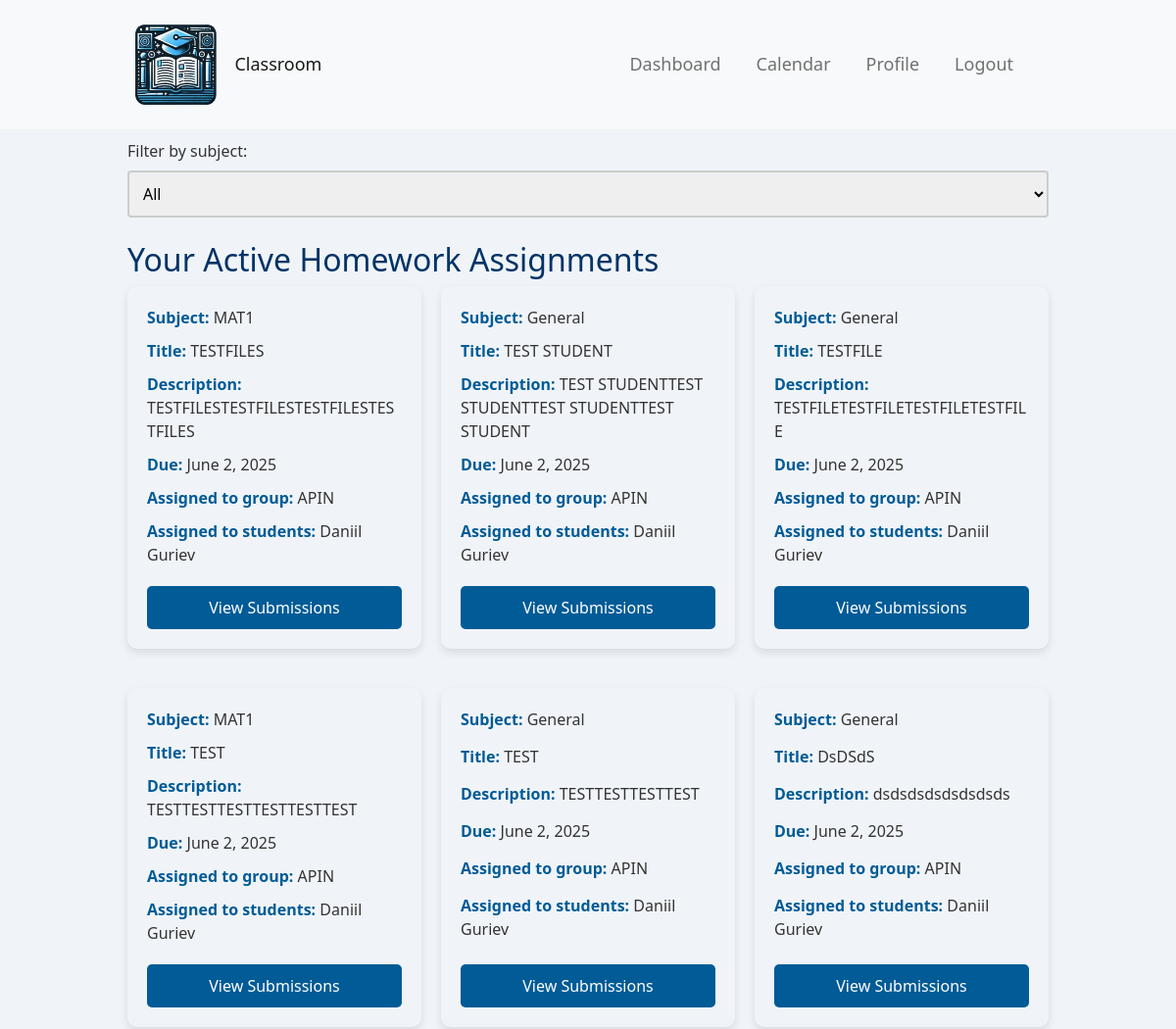
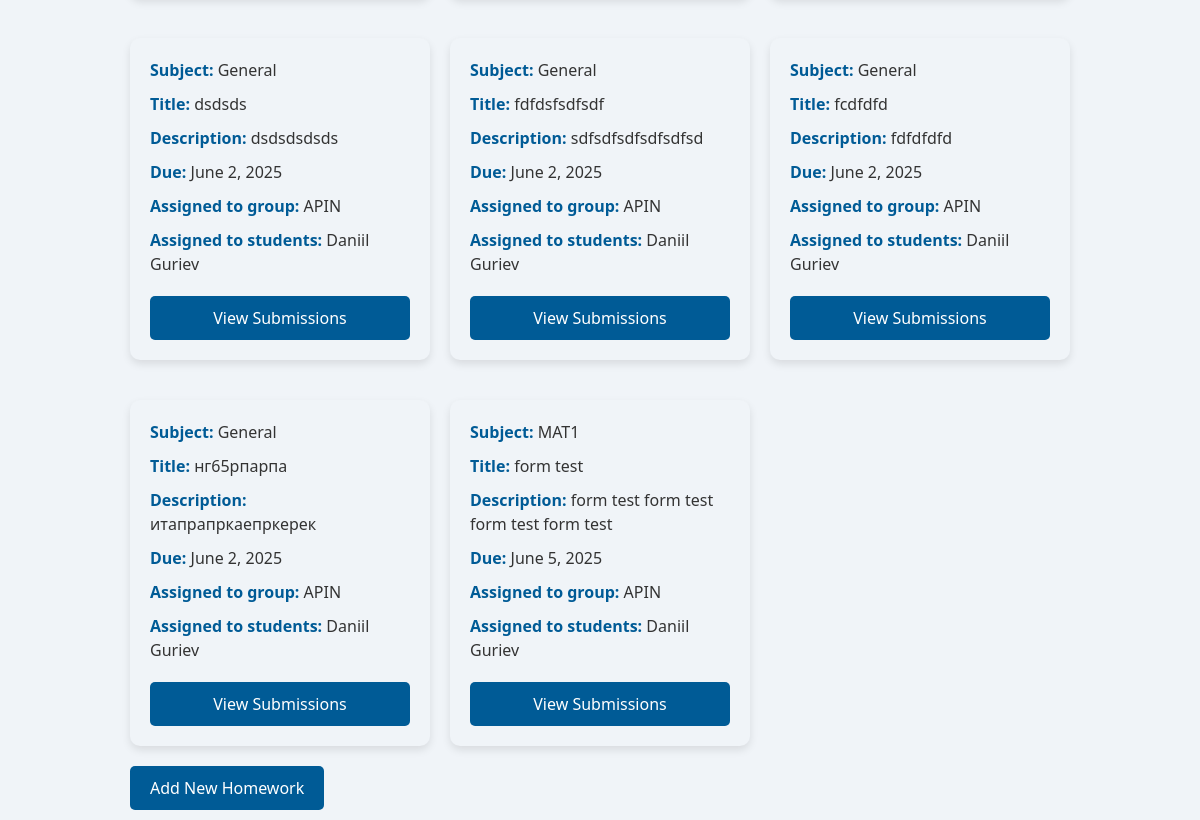
The page /dashboard/ (signed in) on the database its author committed (2 pictures, top to bottom).
### polls/models.py (models this page shows, shortened)
class Homework(models.Model):
    subject = models.ForeignKey(Subject, on_delete=models.CASCADE, default=get_default_subject)
    title = models.CharField(max_length=200)
    description = models.TextField()
    assigned_date = models.DateField(default=timezone.now)
    due_date = models.DateField()
    file = models.FileField(upload_to='homework_files/', null=True, blank=True)
    teacher = models.ForeignKey(settings.AUTH_USER_MODEL, on_delete=models.CASCADE, related_name='homeworks')
    students = models.ManyToManyField(settings.AUTH_USER_MODEL, related_name='homework_assigned', blank=True)
    group = models.ForeignKey(Group, on_delete=models.SET_NULL, null=True, blank=True, related_name="homeworks")

class Subject(models.Model):
    name = models.CharField(max_length=100)
    def __str__(self):
        return self.name

class Group(models.Model):
    name = models.CharField(max_length=200)
    description = models.TextField(null=True, blank=True)

class CustomUser(AbstractUser):
    is_student = models.BooleanField(default=False)
    is_teacher = models.BooleanField(default=False)
    age = models.IntegerField(null=True, blank=True)
    profile_picture = models.ImageField(upload_to='profile_pictures/', null=True, blank=True)
    bio = models.TextField(null=True, blank=True)
    group = models.ForeignKey(Group, on_delete=models.SET_NULL, null=True, blank=True, related_name="members")

### polls/views.py (the view, shortened to what this page needs)
# urls.py: path('dashboard/', polls.views.dashboard, name='dashboard'),
@login_required
def dashboard(request):
    today = localdate()
    if request.user.is_teacher:
        subjects = Subject.objects.all()
        selected_subject_id = request.GET.get('subject')
        homeworks = Homework.objects.all()
        submits_counter = homeworks.annotate(
            submitted_count=Count('submissions', filter=Q(submissions__status='submitted'), distinct=True)
        )
        if selected_subject_id:
            homeworks = homeworks.filter(subject__id=selected_subject_id)
        context = {
            'subjects': subjects,
            'selected_subject': Subject.objects.filter(id=selected_subject_id).first() if selected_subject_id else None,
            'homeworks': homeworks,
            'is_teacher': True,
        }
        return render(request, 'dashboard.html', context)

### templates/dashboard.html (shortened to what this page needs)
{% extends 'base.html' %}
{% block content %}
    <form method="get" class="mb-3">
        <label for="subject">Filter by subject:</label>
        <select name="subject" id="subject" onchange="this.form.submit()">
            <option value="">All</option>
        </select>
    </form>
    {% if is_student %}
        <h2>Your Current Homework</h2>
        <div class="assignment-list">
            {% if homework_data %}
                {% for item in homework_data %}
                    {% if not item.submission or item.submission.status == 'returned' %}
                        <div class="assignment-block"
                             onclick="location.href='{% url 'homework_detail' item.homework.pk %}'">
                            <p><strong>Subject:</strong> {{ item.homework.subject }}</p>
                            <p><strong>Title:</strong> {{ item.homework.title }}</p>
                            <p><strong>Description:</strong> {{ item.homework.description }}</p>
                            <p><strong>Due:</strong> {{ item.homework.due_date }}</p>
                            <p><strong>Assigned by:</strong>
                                <a href="{% url 'profile_view' item.homework.teacher.id %}">
                                    {{ item.homework.teacher.get_full_name }}
                                </a>
                            </p>
                            {% if item.homework.file %}
                                <p>
                                    📎 <strong>Attached File:</strong>
                                    <a href="{{ item.homework.file.url }}" download>
                                        {{ item.homework.file.name|cut:"homework_files/" }}
                                    </a>
                                </p>
                            {% endif %}
                            {% if item.submission %}
                                <p><strong>Submitted on:</strong> {{ item.submission.submitted_on }}</p>
                                <p><strong>Marks:</strong> {{ item.submission.marks }}</p>
                                <p><strong>Comments:</strong> {{ item.submission.comments }}</p>
                                <p><strong>Status:</strong> {{ item.submission.get_status_display }}</p>
                                {% if item.resubmission_allowed %}
                                    <a href="{% url 'upload_submission' item.homework.id %}" class="btn btn-primary">Resubmit
                                        Homework</a>
                                {% else %}
                                    <button class="btn btn-secondary" disabled>
                                        Homework {{ item.submission.get_status_display }}</button>
                                {% endif %}
                            {% else %}
                                {% if item.homework.due_date < today %}
                                    <p class="text-danger" style="color:#963030;"><strong>This homework is
                                        overdue.</strong>
                                    </p>
                                {% endif %}
                                <a href="{% url 'upload_submission' item.homework.id %}" class="btn btn-primary">Upload
                                    Homework</a>
                            {% endif %}
                        </div>
                    {% endif %}
                {% endfor %}
            {% else %}
                <p>No homework available for you right now.</p>
            {% endif %}
        </div>
        {% if has_pending_submissions %}
            <h2>Your Previous-pending Submissions</h2>
        {% endif %}
        <div class="assignment-list">
            {% for submission in submissions %}
                {% if submission.status == 'pending' %}
                    <div class="assignment-block">
                        <p><strong>Subject:</strong> {{ submission.homework.subject }}</p>
                        <p><strong>Title:</strong> {{ submission.homework.title }}</p>
                        <p><strong>Submitted on:</strong> {{ submission.submitted_on }}</p>
                        <p><strong>Marks:</strong> {{ submission.marks }}</p>
                        <p><strong>Comments:</strong> {{ submission.comments }}</p>
                        <p><strong>Status:</strong> Pending</p>
                    </div>
                {% endif %}
            {% endfor %}
        </div>
        {% if has_graded_submissions %}
            <h2>Your Previous-graded Submissions</h2>
        {% endif %}
        <div class="assignment-list">
            {% for submission in submissions %}
                {% if submission.status == 'graded' %}
                    <div class="assignment-block">
                        <p><strong>Subject:</strong> {{ submission.homework.subject }}</p>
                        <p><strong>Title:</strong> {{ submission.homework.title }}</p>
                        <p><strong>Submitted on:</strong> {{ submission.submitted_on }}</p>
                        <p><strong>Marks:</strong> {{ submission.marks }}</p>
                        <p><strong>Comments:</strong> {{ submission.comments }}</p>
                        <p><strong>Status:</strong> Graded</p>
                    </div>
                {% endif %}
            {% endfor %}
        </div>
    {% elif is_teacher %}
        <h2>Your Active Homework Assignments</h2>
        <div class="assignment-list">
            {% for homework in homeworks %}
                <div class="assignment-block">
                    <p><strong>Subject: </strong>{{ homework.subject }}</p>
                    <p><strong>Title: </strong> {{ homework.title }}</p>
                    <p><strong>Description: </strong> {{ homework.description|truncatewords:20 }}</p>
                    <p><strong>Due:</strong> {{ homework.due_date }}</p>
                    {% if homework.group %}
                        <p><strong>Assigned to group:</strong> {{ homework.group.name }}</p>
                    {% endif %}
                    {% if homework.students.all %}
                        <p><strong>Assigned to students:</strong>
                            {% with homework.students.all|slice:":3" as first_students %}
                                {% for student in first_students %}
                                    {{ student.get_full_name }}{% if not forloop.last %}, {% endif %}
                                {% endfor %}
                            {% endwith %}
                        </p>
                    {% endif %}
                    <a href="{% url 'view_submissions' homework.id %}" class="btn btn-primary">View Submissions</a>
                </div>
            {% empty %}
                <p>No homework assignments found.</p>
            {% endfor %}
        </div>
        <a href="{% url 'add_homework' %}" class="btn btn-success">Add New Homework</a>
    {% endif %}
{% endblock %}

### static/styles/base/global.css (style rules this page uses)
body, html { margin: 0; padding: 0; font-family: 'Segoe UI', Tahoma, Geneva, Verdana, sans-serif; background-color: #f0f4f8; color: #333; }
h1, h2, h3, h4, h5, h6 { color: #003366; }

### static/styles/calendar.css (style rules this page uses)
a { color:snow; }

### static/styles/base/elements.css (style rules this page uses)
.btn { padding: 10px 20px; border: none; border-radius: 5px; background-color: #005b96; color: white; font-size: 16px; cursor: pointer; }
input[type="text"], input[type="password"], select { width: 100%; padding: 10px; margin: 8px 0; box-sizing: border-box; border: 2px solid #ccc; border-radius: 4px; }

### static/styles/dashboard.css (style rules this page uses)
.assignment-list { display: grid; grid-template-columns: repeat(auto-fit, minmax(300px, 1fr)); grid-gap: 20px; justify-items: start; }
.assignment-block { background-color: #f0f4f8; padding: 20px; border-radius: 10px; box-shadow: 0 4px 8px rgba(0, 0, 0, 0.1); margin-bottom: 20px; display: flex; flex-direction: column; justify-content: space-between; box-sizing: border-box; word-wrap: break-word; overflow-wrap: break-word; hyphens: auto; width: 100%; box-sizing: border-box; }
.assignment-block p { color: #333; margin-bottom: 10px; word-break: break-word; white-space: normal; }
.assignment-block strong { color: #005b96; }
.assignment-block a { color: #005b96; text-decoration: none; }
.assignment-block .btn { background-color: #005b96; color: white; padding: 10px 20px; border: none; border-radius: 5px; cursor: pointer; font-size: 16px; margin-top: 10px; }

### rows shown on the page
Homework: subject "MAT1", title "TESTFILES", description "TESTFILESTESTFILESTESTFILESTESTFILES", due_date "June 2, 2025", group.name "APIN"
CustomUser: get_full_name "Daniil Guriev"
Homework: subject "General", title "TEST STUDENT", description "TEST STUDENTTEST STUDENTTEST STUDENTTEST STUDENT", due_date "June 2, 2025", group.name "APIN"
Homework: subject "General", title "TESTFILE", description "TESTFILETESTFILETESTFILETESTFILE", due_date "June 2, 2025", group.name "APIN"
Homework: subject "MAT1", title "TEST", description "TESTTESTTESTTESTTESTTEST", due_date "June 2, 2025", group.name "APIN"
Homework: subject "General", title "TEST", description "TESTTESTTESTTEST", due_date "June 2, 2025", group.name "APIN"
Homework: subject "General", title "DsDSdS", description "dsdsdsdsdsdsdsds", due_date "June 2, 2025", group.name "APIN"
Homework: subject "General", title "dsdsds", description "dsdsdsdsds", due_date "June 2, 2025", group.name "APIN"
Homework: subject "General", title "fdfdsfsdfsdf", description "sdfsdfsdfsdfsdfsd", due_date "June 2, 2025", group.name "APIN"
Homework: subject "General", title "fcdfdfd", description "fdfdfdfd", due_date "June 2, 2025", group.name "APIN"
Homework: subject "General", title "нг65рпарпа", description "итапрапркаепркерек", due_date "June 2, 2025", group.name "APIN"
Homework: subject "MAT1", title "form test", description "form test form test form test form test", due_date "June 5, 2025", group.name "APIN"
